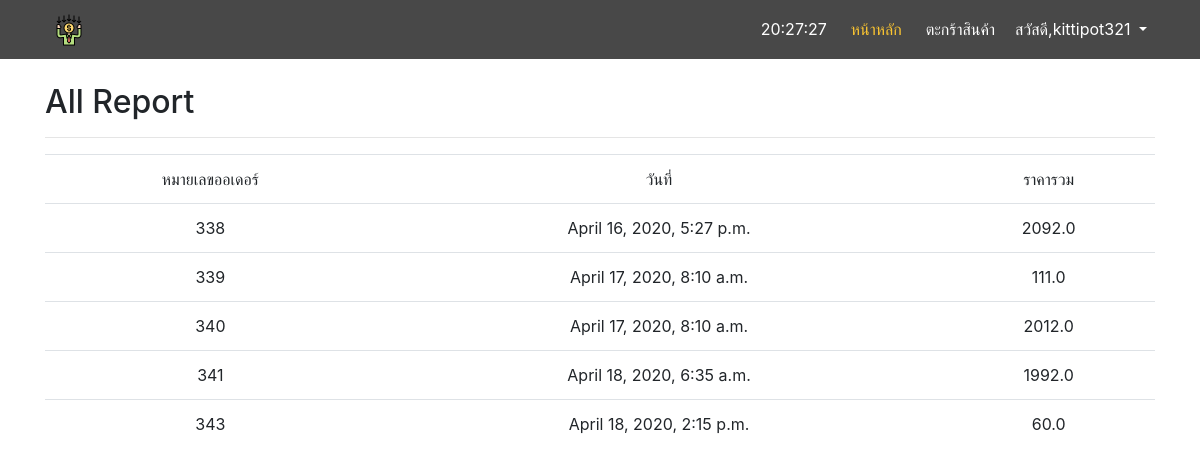
Before: /report/report (signed in) with the older database file.
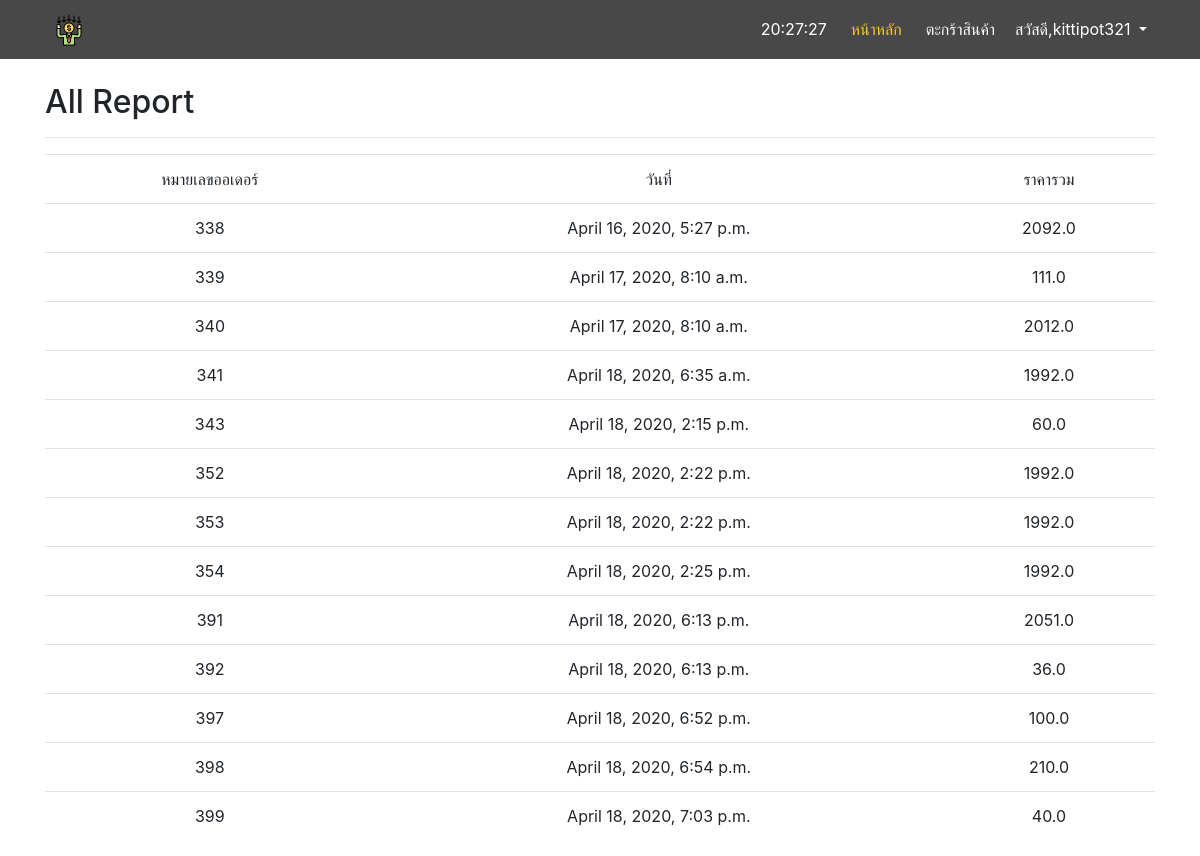
After: the same page with the newer database file.
### main/models.py (models this page shows)
class Order(models.Model):
    date = models.DateTimeField()
    cust_name = models.CharField(max_length=255,null=True)
    total_price = models.FloatField()
    status = models.BooleanField(default=False)

### report/views.py (the view)
# urls.py: path('report',all_report,name='allreport'),
def all_report(request):
    order = Order.objects.all().filter(status=True)
    context={
        'order':order
    }
    return render(request,'report/all_report.html',context=context)

### report/templates/report/all_report.html
{% extends 'base.html' %}
{% block content %}
<h2>All Report</h2>
<hr>
<table class='table text-center'>
    <tr>
        <td>หมายเลขออเดอร์</td>
        <td>วันที่</td>
        <td>ราคารวม</td>
    </tr>
    {% for o in order %}
    <tr>
        <td>{{o.id}}</td>
        <td>{{o.date}}</td>
        <td>{{o.total_price}}</td>
    </tr>
    {% endfor %}
</table>
{% endblock %}

Changed rows visible on the page:
now on this page (row edited): Order: id "352", date "April 18, 2020, 2:22 p.m.", total_price "1992.0"
now on this page (row edited): Order: id "353", date "April 18, 2020, 2:22 p.m.", total_price "1992.0"
now on this page (row edited): Order: id "354", date "April 18, 2020, 2:25 p.m.", total_price "1992.0"
added Order: id "391", date "April 18, 2020, 6:13 p.m.", total_price "2051.0"
added Order: id "392", date "April 18, 2020, 6:13 p.m.", total_price "36.0"
added Order: id "397", date "April 18, 2020, 6:52 p.m.", total_price "100.0"
added Order: id "398", date "April 18, 2020, 6:54 p.m.", total_price "210.0"
added Order: id "399", date "April 18, 2020, 7:03 p.m.", total_price "40.0"
